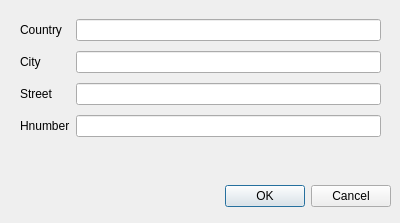
<?xml version="1.0" encoding="UTF-8"?>
<ui version="4.0">
 <class>addAddress</class>
 <widget class="QDialog" name="addAddress">
  <property name="geometry">
   <rect>
    <x>0</x>
    <y>0</y>
    <width>400</width>
    <height>223</height>
   </rect>
  </property>
  <property name="windowTitle">
   <string>Dialog</string>
  </property>
  <widget class="QDialogButtonBox" name="buttonBox">
   <property name="geometry">
    <rect>
     <x>50</x>
     <y>180</y>
     <width>341</width>
     <height>32</height>
    </rect>
   </property>
   <property name="orientation">
    <enum>Qt::Horizontal</enum>
   </property>
   <property name="standardButtons">
    <set>QDialogButtonBox::Cancel|QDialogButtonBox::Ok</set>
   </property>
  </widget>
  <widget class="QWidget" name="layoutWidget">
   <property name="geometry">
    <rect>
     <x>20</x>
     <y>15</y>
     <width>361</width>
     <height>128</height>
    </rect>
   </property>
   <layout class="QGridLayout" name="gridLayout">
    <item row="0" column="0">
     <widget class="QLabel" name="label_country">
      <property name="text">
       <string>Country</string>
      </property>
     </widget>
    </item>
    <item row="0" column="1">
     <widget class="QLineEdit" name="country"/>
    </item>
    <item row="1" column="0">
     <widget class="QLabel" name="label_city">
      <property name="text">
       <string>City</string>
      </property>
     </widget>
    </item>
    <item row="1" column="1">
     <widget class="QLineEdit" name="city"/>
    </item>
    <item row="2" column="0">
     <widget class="QLabel" name="label_street">
      <property name="text">
       <string>Street</string>
      </property>
     </widget>
    </item>
    <item row="2" column="1">
     <widget class="QLineEdit" name="street"/>
    </item>
    <item row="3" column="0">
     <widget class="QLabel" name="label_hNumber">
      <property name="text">
       <string>Hnumber</string>
      </property>
     </widget>
    </item>
    <item row="3" column="1">
     <widget class="QLineEdit" name="hNumber"/>
    </item>
   </layout>
  </widget>
 </widget>
 <resources/>
 <connections>
  <connection>
   <sender>buttonBox</sender>
   <signal>accepted()</signal>
   <receiver>addAddress</receiver>
   <slot>accept()</slot>
   <hints>
    <hint type="sourcelabel">
     <x>248</x>
     <y>254</y>
    </hint>
    <hint type="destinationlabel">
     <x>157</x>
     <y>274</y>
    </hint>
   </hints>
  </connection>
  <connection>
   <sender>buttonBox</sender>
   <signal>rejected()</signal>
   <receiver>addAddress</receiver>
   <slot>reject()</slot>
   <hints>
    <hint type="sourcelabel">
     <x>316</x>
     <y>260</y>
    </hint>
    <hint type="destinationlabel">
     <x>286</x>
     <y>274</y>
    </hint>
   </hints>
  </connection>
 </connections>
</ui>
